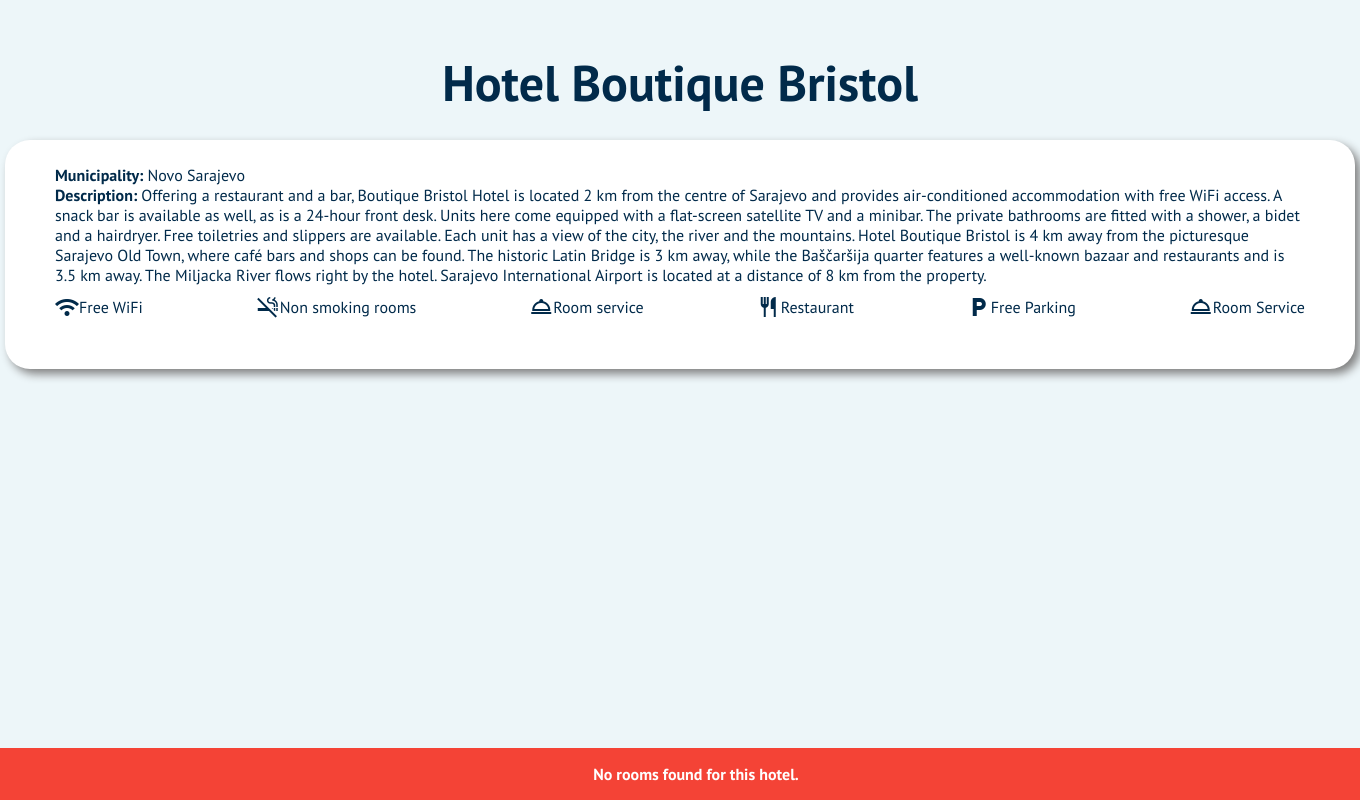
The app's page /Reservation/hotel_details.php?hotel_id=4 with its own data.
### tables this page shows
CREATE TABLE `hotel` (
  `HID` int(11) NOT NULL,
  `nameOfHotel` varchar(50) NOT NULL,
  `addressName` varchar(50) NOT NULL,
  `addressNumber` int(3) NOT NULL,
  `municipality` varchar(50) NOT NULL,
  `freeParking` int(1) NOT NULL DEFAULT 0,
  `petFriendly` int(1) NOT NULL DEFAULT 0,
  `firstEntryPerson` int(11) NOT NULL,
  `lastEntryPerson` int(11) DEFAULT NULL,
  `firstEntryDate` date NOT NULL DEFAULT (CURDATE()),
  `lastEntryDate` date DEFAULT NULL,
  `freeWiFi` int(1) NOT NULL DEFAULT 0,
  `nonSmokingRooms` int(1) NOT NULL DEFAULT 0,
  `roomService` int(1) NOT NULL DEFAULT 0,
  `restaurant` int(1) NOT NULL DEFAULT 0,
  `bar` int(1) NOT NULL DEFAULT 0,
  `elevator` int(1) NOT NULL DEFAULT 0,
  `description` varchar(1000) NOT NULL,
  `stars` int(1) NOT NULL DEFAULT 0,
  `gym` int(1) NOT NULL DEFAULT 0,
  `pool` int(1) NOT NULL DEFAULT 0,
  `disabilityFriendly` int(1) NOT NULL DEFAULT 0,
  `contactEmail` varchar(100) NOT NULL,
  `admin` int(11) NOT NULL,
  `averageRating` float NOT NULL
);

### Reservation/availableRooms.php (called while the page is built, shortened)
<?php
function getAvailableRooms($fromDate, $toDate, $numPeople, $municipality)
{
    global $connection;
    $query = "SELECT DISTINCT r.RID
              FROM room r
              JOIN hotel h ON r.belongsToHotel = h.HID
              JOIN roomtype rt ON r.roomType = rt.RID
              WHERE rt.numberOfBeds = ?
                AND NOT EXISTS (
                  SELECT 1
                  FROM booking b
                  WHERE r.RID = b.room
                    AND (
                      (b.fromDate <= ? AND b.toDate >= ?)  -- Booking overlaps the trip
                      OR (b.fromDate <= ? AND b.toDate >= ?)  -- Booking starts during the trip
                      OR (b.fromDate <= ? AND b.toDate >= ?)  -- Booking ends during the trip
                      OR (? <= b.fromDate AND ? >= b.toDate)  -- Trip includes the entire booking
                    )
                )";
    $params = array($numPeople, $fromDate, $fromDate, $toDate, $toDate, $fromDate, $toDate, $fromDate, $toDate);
    $stmt = mysqli_prepare($connection, $query);
    $paramTypes = str_repeat("s", count($params));
    mysqli_stmt_bind_param($stmt, $paramTypes, ...$params);
    mysqli_stmt_execute($stmt);
    $result = mysqli_stmt_get_result($stmt);
    if ($result) {
        $rooms = array();
        return $rooms;
    }
    return false;
}

### Reservation/hotel_details.php (the view, shortened to what this page needs)
<!doctype html>
<html lang="en">
<head>
    <link rel="stylesheet" href="hotelDetails.css">
    <link rel="stylesheet" href="../Admin/Landing Page/header.css">
    <link rel="stylesheet" href="../banner.css">
    <link rel="stylesheet" href="../Profile/profile.css">
</head>
<body>
<main>
    <?php
    include 'availableRooms.php';
    $connection = OpenCon();
    function getHotelById($connection, $hotelId)
    {
        $query = "SELECT * FROM hotel WHERE HID = ?";
        $stmt = mysqli_prepare($connection, $query);
        mysqli_stmt_bind_param($stmt, "i", $hotelId);
        mysqli_stmt_execute($stmt);
        $result = mysqli_stmt_get_result($stmt);
        if ($result && mysqli_num_rows($result) > 0) {
            return mysqli_fetch_assoc($result);
        }
        return false;
    }
    function getHotelRooms($connection, $hotelId): array
    {
        $availableRooms = getAvailableRooms($_SESSION['startDate'], $_SESSION['endDate'], $_SESSION['numPeople'], $_SESSION['municipality']);
        $roomsByHotel = array();
        return $roomsByHotel;
    }
                ?>
                <?php
    $hotelId = $_GET['hotel_id'] ?? null;
    if ($hotelId) {
    $hotel = getHotelById($connection, $hotelId);
    if ($hotel) {
        echo '<h3 class="hotelName">' . $hotel['nameOfHotel'] . '</h3>';
        echo '<section class="description">';
        echo '<p><strong>Municipality: </strong> ' . $hotel['municipality'] . '</p>';
        echo '<p><strong>Description: </strong>' . $hotel['description'] . '</p>';
        echo '<div class="featuresFlex">';
        if ($hotel['freeWiFi'] == 1) {
            echo ' <p class="features"><span class="material-symbols-outlined">wifi</span> Free WiFi</p>';
        }
        if ($hotel['nonSmokingRooms'] == 1) {
            echo ' <p class="features"><span class="material-symbols-outlined">smoke_free</span> Non smoking rooms</p>';
        }
        else {
            echo '<p class="features"><span class="material-symbols-outlined">smoking_rooms</span> Smoking rooms</p>';
        }
        if ($hotel['roomService'] == 1) {
            echo '<p class="features"><span class="material-symbols-outlined">room_service</span> Room service</p>';
        }
        if ($hotel['restaurant'] == 1) {
            echo '<p class="features"><span class="material-symbols-outlined">restaurant</span> Restaurant</p>';
        }
        if ($hotel['freeParking'] == 1) {
            echo '<p class="features"><span class="material-symbols-outlined">local_parking</span> Free Parking</p>';
        }
        if ($hotel['roomService'] == 1) {
            echo '<p class="features"><span class="material-symbols-outlined">room_service</span> Room Service</p>';
        }
        echo '</div>';
        $rooms = getHotelRooms($connection,$hotelId);
        if ($rooms) {
            displayHotelRooms($rooms, $connection);
        } else {
            echo '<div class="error-banner">No rooms found for this hotel.</div>';
        }
    } else {
        echo '<div class="error-banner">Hotel not found.</div>';
    }
}
   else {
    echo '<div class="error-banner">Invalid hotel ID.</div>';
}
    ?>
</main>
</body>
</html>

### Reservation/hotelDetails.css (style rules this page uses)
* { margin: 0; }
body { background-color: #EDF6F9; width: 1350px; margin: 0 auto; color: #012A4A; }
.description { background-color: white; margin: 0px 0px 30px 0px; padding: 25px 50px 50px 50px ; border-radius: 25px; color: #012A4A; box-shadow: 5px 5px 10px grey; }
.hotelName { font-size: 50px; margin-top: 50px; margin-bottom: 25px; color: #012A4A; display: flex; justify-content: center; }
.features { margin-top: 10px; display: flex; margin-top: 10px; align-items: center; }
.featuresFlex { display: flex; justify-content: space-between; flex-wrap: nowrap; align-content: center; align-items: center; }

### Admin/Landing Page/header.css (style rules this page uses)
* { margin: 0; }
body { font-family: "PT Sans"; }

### banner.css (style rules this page uses)
.error-banner { position: fixed; bottom: 0; left: 0; width: 100%; background-color: #f44336; color: #ffffff; padding: 16px; text-align: center; font-weight: bold; }

### Profile/profile.css (style rules this page uses)
body { font-family: "PT Sans"; display: flex; align-items: center; flex-direction: column; background-color: #EDF6F9; font-weight: lighter; }
.error-banner { position: fixed; bottom: 0; left: 0; width: 100%; background-color: #f44336; color: #ffffff; padding: 16px; text-align: center; font-weight: bold; }

### records on screen
hotel: nameOfHotel "Hotel Boutique Bristol", municipality "Novo Sarajevo", description "Offering a restaurant and a bar, Boutique Bristol Hotel is located 2 km from the centre of Sarajevo and provides air-conditioned accommodation with free WiFi access. A snack bar is available as well, as is a 24-hour front desk. Units here come equipped with a flat-screen satellite TV and a minibar. The private bathrooms are fitted with a shower, a bidet and a hairdryer. Free toiletries and slippers are available. Each unit has a view of the city, the river and the mountains. Hotel Boutique Bristol is 4 km away from the picturesque Sarajevo Old Town, where café bars and shops can be found. The historic Latin Bridge is 3 km away, while the Baščaršija quarter features a well-known bazaar and…"
